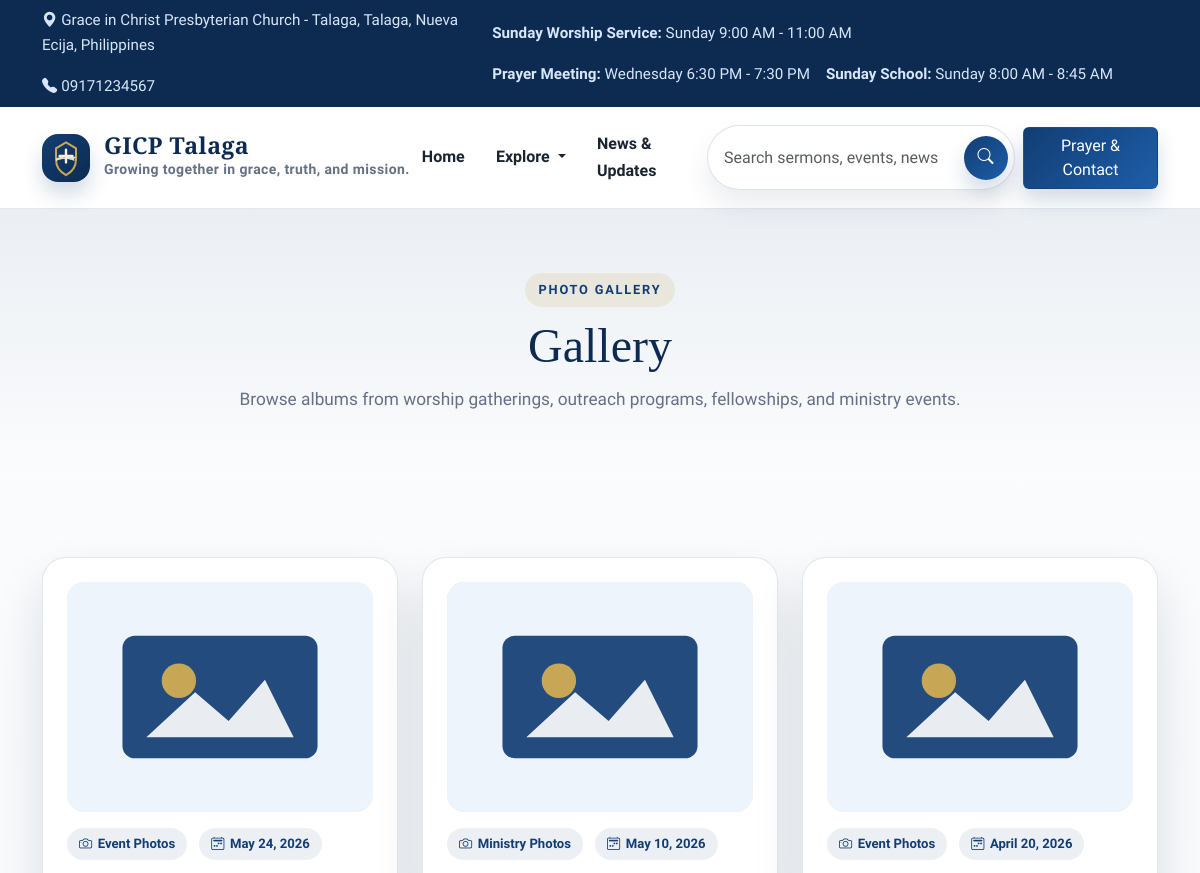
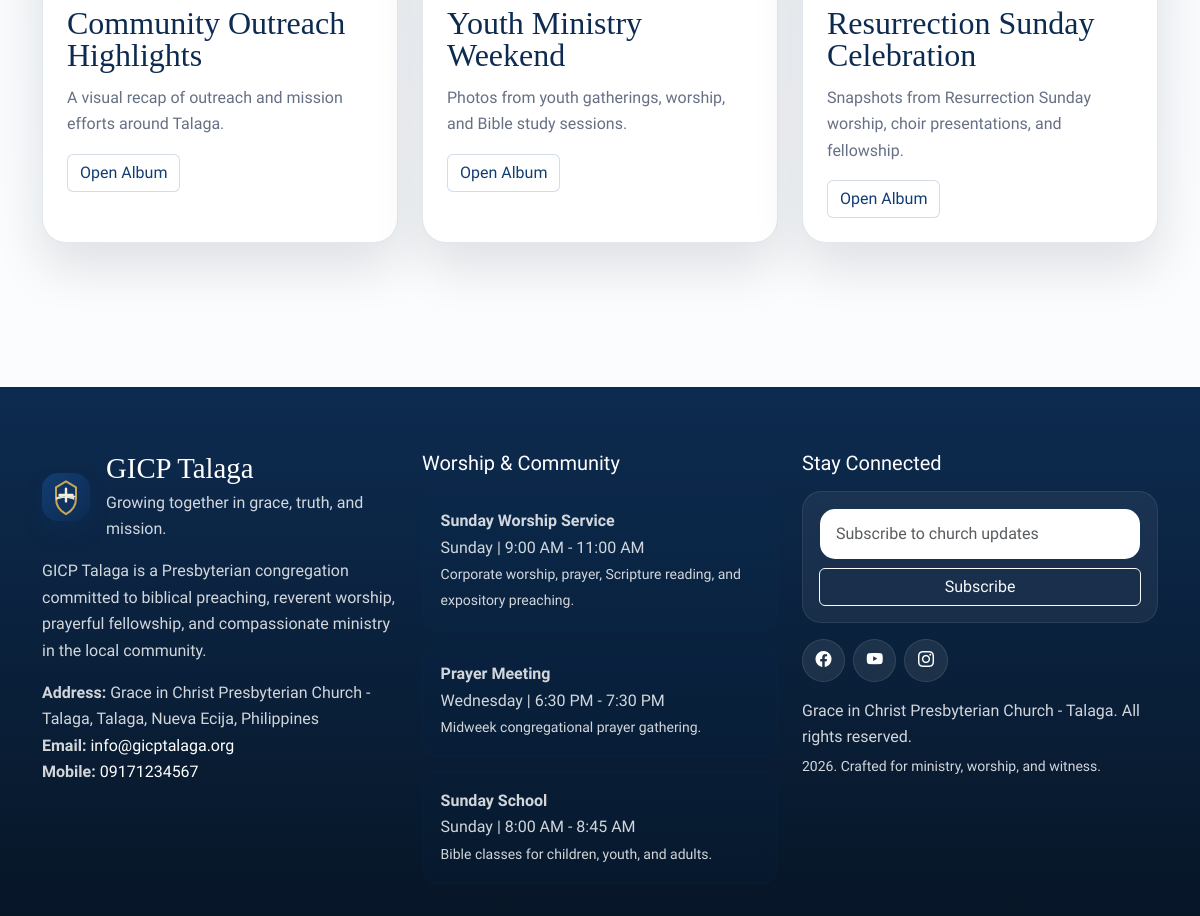
/index.php/site/gallery, run on the app's committed database (2 pictures, top to bottom).
### tables this page shows
CREATE TABLE `church_profile` (
  `id` INT UNSIGNED NOT NULL AUTO_INCREMENT,
  `church_name` VARCHAR(255) NOT NULL,
  `short_name` VARCHAR(120) NOT NULL,
  `tagline` VARCHAR(255) NULL,
  `logo` VARCHAR(255) NULL,
  `hero_image` VARCHAR(255) NULL,
  `welcome_message` LONGTEXT NULL,
  `brief_intro` LONGTEXT NULL,
  `history` LONGTEXT NULL,
  `mission` LONGTEXT NULL,
  `vision` LONGTEXT NULL,
  `core_values` LONGTEXT NULL,
  `statement_of_faith` LONGTEXT NULL,
  `address` VARCHAR(255) NULL,
  `email` VARCHAR(150) NULL,
  `mobile_number` VARCHAR(50) NULL,
  `landline` VARCHAR(50) NULL,
  `google_map_embed` LONGTEXT NULL,
  `facebook_url` VARCHAR(255) NULL,
  `youtube_url` VARCHAR(255) NULL,
  `instagram_url` VARCHAR(255) NULL,
  `prayer_cta_text` VARCHAR(255) NULL,
  `created_at` DATETIME NOT NULL,
  `updated_at` DATETIME NOT NULL,
  PRIMARY KEY (`id`)
);

CREATE TABLE `service_schedules` (
  `id` INT UNSIGNED NOT NULL AUTO_INCREMENT,
  `title` VARCHAR(150) NOT NULL,
  `day_name` VARCHAR(50) NOT NULL,
  `time_range` VARCHAR(80) NOT NULL,
  `description` VARCHAR(255) NULL,
  `display_order` INT NOT NULL DEFAULT 0,
  `is_visible` TINYINT(1) NOT NULL DEFAULT 1,
  `created_at` DATETIME NOT NULL,
  `updated_at` DATETIME NOT NULL,
  PRIMARY KEY (`id`)
);

CREATE TABLE `menu_items` (
  `id` INT UNSIGNED NOT NULL AUTO_INCREMENT,
  `label` VARCHAR(100) NOT NULL,
  `url` VARCHAR(255) NOT NULL,
  `icon` VARCHAR(80) NULL,
  `target` VARCHAR(20) NOT NULL DEFAULT '_self',
  `parent_id` INT UNSIGNED NULL,
  `sort_order` INT NOT NULL DEFAULT 0,
  `is_visible` TINYINT(1) NOT NULL DEFAULT 1,
  `created_at` DATETIME NOT NULL,
  `updated_at` DATETIME NOT NULL,
  PRIMARY KEY (`id`),
  CONSTRAINT `fk_menu_items_parent` FOREIGN KEY (`parent_id`) REFERENCES `menu_items`(`id`) ON DELETE SET NULL ON UPDATE CASCADE
);

CREATE TABLE `galleries` (
  `id` INT UNSIGNED NOT NULL AUTO_INCREMENT,
  `title` VARCHAR(255) NOT NULL,
  `slug` VARCHAR(200) NOT NULL,
  `description` LONGTEXT NULL,
  `cover_image` VARCHAR(255) NULL,
  `album_date` DATE NOT NULL,
  `category` VARCHAR(120) NULL,
  `is_featured` TINYINT(1) NOT NULL DEFAULT 0,
  `status` ENUM('draft', 'published', 'archived') NOT NULL DEFAULT 'published',
  `created_at` DATETIME NOT NULL,
  `updated_at` DATETIME NOT NULL,
  PRIMARY KEY (`id`),
  UNIQUE KEY `uk_galleries_slug` (`slug`)
);

### application/core/MY_Controller.php (called while the page is built, shortened)
<?php
class Site_Controller extends CI_Controller
{
	public $church_profile_model;
	public $daily_verse_model;
	public $service_schedule_model;
	public $setting_model;
	public $menu_model;
	protected $site_data = array();
	public function __construct()
	{
		$this->load->model(array(
			'church_profile_model',
			'daily_verse_model',
			'announcement_model',
			'event_model',
			'news_update_model',
			'ministry_model',
			'pastor_model',
			'sermon_model',
			'gallery_model',
			'visitor_log_model',
			'service_schedule_model'
		));
		$this->site_data = array(
			'settings' => $this->setting_model->get_keyed_settings(),
			'church_profile' => $this->church_profile_model->get_primary_profile(),
			'menu_items' => $this->menu_model->get_visible_menu(),
			'daily_verse' => $this->daily_verse_model->get_current_verse(),
			'service_schedules' => $this->service_schedule_model->get_public_schedules(),
		);
	}
	protected function render($view, $data = array())
	{
		$data = array_merge($this->site_data, $data);
		$this->load->view('site/layout/header', $data);
		$this->load->view($view, $data);
		$this->load->view('site/layout/footer', $data);
	}
}

### application/controllers/Site.php (called while the page is built, shortened)
<?php
class Site extends Site_Controller
{
	public function __construct()
	{
		parent::__construct();
	}
	public function gallery()
	{
		$this->render('site/gallery', array(
			'page_title' => 'Gallery',
			'galleries' => $this->gallery_model->get_published(),
		));
	}
}

### index.php (called while the page is built, shortened)
<?php
require_once BASEPATH.'core/CodeIgniter.php';

### application/helpers/app_helper.php (called while the page is built, shortened)
<?php
if (!function_exists('setting_value'))
{
	function setting_value($settings, $key, $default = '')
	{
		return isset($settings[$key]) && $settings[$key] !== '' ? $settings[$key] : $default;
	}
}
if (!function_exists('is_active_menu'))
{
	function is_active_menu($uri)
	{
		$ci = get_instance();
		$current = trim($ci->uri->uri_string(), '/');
		return $current === trim($uri, '/') ? 'active' : '';
	}
}
if (!function_exists('asset_url'))
{
	function asset_url($path)
	{
		return base_url('assets/'.ltrim($path, '/'));
	}
}
if (!function_exists('media_url'))
{
	function media_url($path, $fallback = 'images/placeholders/default.svg')
	{
		return base_url(ltrim($path, '/'));
	}
}
if (!function_exists('formatted_date'))
{
	function formatted_date($date, $format = 'F j, Y')
	{
		return date($format, strtotime($date));
	}
}
if (!function_exists('excerpt'))
{
	function excerpt($value, $limit = 150)
	{
		return character_limiter(strip_tags((string) $value), $limit);
	}
}

### application/models/Church_profile_model.php (called while the page is built, shortened)
<?php
class Church_profile_model extends MY_Model
{
	protected $table = 'church_profile';
	public function get_primary_profile()
	{
		$profile = $this->db->limit(1)->get($this->table)->row();
		if ($profile)
		{
			return $profile;
		}
		return (object) array(
			'church_name' => 'Grace in Christ Presbyterian Church - Talaga',
			'short_name' => 'GICP Talaga',
			'tagline' => '',
			'logo' => 'assets/images/logo.svg',
			'hero_image' => 'assets/images/hero-pattern.svg',
			'welcome_message' => '',
			'brief_intro' => '',
			'history' => '',
			'mission' => '',
			'vision' => '',
			'core_values' => '',
			'statement_of_faith' => '',
			'address' => '',
			'email' => '',
			'mobile_number' => '',
			'landline' => '',
			'google_map_embed' => '',
			'facebook_url' => '',
			'youtube_url' => '',
			'instagram_url' => '',
			'prayer_cta_text' => '',
		);
	}
}

### application/core/MY_Model.php (called while the page is built, shortened)
<?php
class MY_Model extends CI_Model
{
	protected $table = '';
	protected $order_by = 'id DESC';
	public function get_all($limit = NULL, $offset = 0)
	{
		if ($this->order_by)
		{
			$this->db->order_by($this->order_by);
		}
		return $this->db->get($this->table)->result();
	}
	public function get_by($where, $single = FALSE)
	{
		$query = $this->db->get_where($this->table, $where);
		return $single ? $query->row() : $query->result();
	}
	public function insert($data)
	{
		$this->db->insert($this->table, $data);
		return (int) $this->db->insert_id();
	}
}

### application/models/Service_schedule_model.php (called while the page is built, shortened)
<?php
class Service_schedule_model extends MY_Model
{
	public function get_public_schedules()
	{
		return $this->get_by(array('is_visible' => 1));
	}
}

### application/models/Menu_model.php (called while the page is built, shortened)
<?php
class Menu_model extends MY_Model
{
	public function get_visible_menu()
	{
		return $this->get_by(array('is_visible' => 1));
	}
}

### application/models/Gallery_model.php (called while the page is built, shortened)
<?php
class Gallery_model extends MY_Model
{
	protected $table = 'galleries';
	public function get_published($limit = NULL)
	{
		$this->db->from($this->table);
		$this->db->where('status', 'published');
		$this->db->order_by('album_date', 'DESC');
		return $this->db->get()->result();
	}
}

### application/views/site/gallery.php (the view, shortened to what this page needs)
<?php
$this->load->view('site/partials/page_header', compact('title', 'lead', 'eyebrow'));
?>
<section class="section-spacing">
	<div class="container">
		<div class="row g-4">
			<?php foreach ($galleries as $gallery): ?>
				<div class="col-md-6 col-xl-4">
					<div class="content-card h-100">
						<img class="card-media" src="<?php echo media_url($gallery->cover_image, 'images/placeholders/gallery.svg'); ?>" alt="<?php echo html_escape($gallery->title); ?>">
						<div class="detail-meta">
							<span class="content-badge"><i class="bi bi-camera"></i><?php echo html_escape($gallery->category); ?></span>
							<span class="content-badge"><i class="bi bi-calendar2-week"></i><?php echo formatted_date($gallery->album_date); ?></span>
						</div>
						<h2 class="card-title"><?php echo html_escape($gallery->title); ?></h2>
						<p class="card-text"><?php echo excerpt($gallery->description, 145); ?></p>
						<a class="btn btn-outline-church" href="<?php echo site_url('gallery/'.$gallery->slug); ?>">Open Album</a>
					</div>
				</div>
			<?php endforeach; ?>
		</div>
	</div>
</section>

### application/views/site/layout/header.php (shortened to what this page needs)
<!doctype html>
<html lang="en">
<head>
	<link href="https://cdn.jsdelivr.net/npm/bootstrap@5.3.3/dist/css/bootstrap.min.css" rel="stylesheet">
	<link href="https://cdn.jsdelivr.net/npm/bootstrap-icons@1.11.3/font/bootstrap-icons.css" rel="stylesheet">
	<link rel="stylesheet" href="<?php echo asset_url('css/site.css'); ?>">
</head>
<body>
<div class="site-topbar py-2">
	<div class="container d-flex flex-column flex-lg-row justify-content-between gap-2 align-items-lg-center">
		<div class="d-flex flex-wrap gap-3">
			<span><i class="bi bi-geo-alt-fill me-1"></i><?php echo html_escape($church_profile->address); ?></span>
			<span><i class="bi bi-telephone-fill me-1"></i><?php echo html_escape($church_profile->mobile_number); ?></span>
		</div>
		<div class="d-flex flex-wrap gap-3 align-items-center">
			<?php foreach ($service_schedules as $schedule): ?>
				<span><strong><?php echo html_escape($schedule->title); ?>:</strong> <?php echo html_escape($schedule->day_name.' '.$schedule->time_range); ?></span>
			<?php endforeach; ?>
		</div>
	</div>
</div>
<nav class="navbar navbar-expand-xl sticky-top">
	<div class="container">
		<?php
		$dropdown_urls = array('about-us', 'pastors', 'ministries', 'sermons', 'events', 'gallery', 'contact');
		$dropdown_items = array();
		$dropdown_active = FALSE;
		foreach ($menu_items as $menu_item)
		{
			if (in_array(trim($menu_item->url, '/'), $dropdown_urls, TRUE))
			{
				$dropdown_items[] = $menu_item;
			}
		}
		?>
		<a class="navbar-brand" href="<?php echo base_url(); ?>">
			<img class="brand-mark" src="<?php echo media_url($church_profile->logo, 'images/logo.svg'); ?>" alt="<?php echo html_escape($church_profile->short_name); ?> logo">
			<span>
				<span class="brand-title d-block"><?php echo html_escape($church_profile->short_name); ?></span>
				<span class="brand-subtitle d-block"><?php echo html_escape($church_profile->tagline); ?></span>
			</span>
		</a>
		<div class="collapse navbar-collapse" id="siteNav">
			<ul class="navbar-nav ms-auto align-items-xl-center gap-xl-1 mb-3 mb-xl-0">
				<?php $dropdown_rendered = FALSE; ?>
				<?php foreach ($menu_items as $menu_item): ?>
					<?php if (in_array(trim($menu_item->url, '/'), $dropdown_urls, TRUE)): ?>
						<?php if (!$dropdown_rendered && !empty($dropdown_items)): ?>
							<li class="nav-item dropdown">
								<a class="nav-link dropdown-toggle <?php echo $dropdown_active ? 'active' : ''; ?>" href="#" id="headerExploreDropdown" role="button" data-bs-toggle="dropdown" aria-expanded="false">
									Explore
								</a>
							</li>
							<?php $dropdown_rendered = TRUE; ?>
						<?php endif; ?>
						<?php continue; ?>
					<?php endif; ?>
					<li class="nav-item">
						<a class="nav-link <?php echo is_active_menu($menu_item->url); ?>" target="<?php echo html_escape($menu_item->target); ?>" href="<?php echo base_url(ltrim($menu_item->url, '/')); ?>"><?php echo html_escape($menu_item->label); ?></a>
					</li>
				<?php endforeach; ?>
			</ul>
			<div class="nav-actions d-flex flex-column flex-xl-row gap-2 align-items-xl-center ms-xl-3">
				<form class="search-form navbar-search" action="<?php echo site_url('search'); ?>" method="get" role="search">
					<div class="search-shell">
						<input id="navSearch" class="form-control" type="search" name="q" placeholder="Search sermons, events, news" aria-label="Search website">
						<button class="search-submit" type="submit" aria-label="Submit search">
							<i class="bi bi-search"></i>
						</button>
					</div>
				</form>
				<a class="btn btn-church" href="<?php echo site_url('contact'); ?>">Prayer & Contact</a>
			</div>
		</div>
	</div>
</nav>
<main id="main-content">

### application/views/site/partials/page_header.php
<section class="page-hero">
	<div class="container">
		<div class="row justify-content-center">
			<div class="col-lg-10 text-center">
				<span class="eyebrow"><?php echo isset($eyebrow) ? html_escape($eyebrow) : 'Grace in Christ Presbyterian Church'; ?></span>
				<h1 class="section-title"><?php echo html_escape($title); ?></h1>
				<?php if (!empty($lead)): ?>
					<p class="section-lead mx-auto"><?php echo html_escape($lead); ?></p>
				<?php endif; ?>
			</div>
		</div>
	</div>
</section>

### application/views/site/layout/footer.php (shortened to what this page needs)
</main>
<footer class="site-footer">
	<div class="container">
		<div class="row g-4 align-items-start">
			<div class="col-lg-4">
				<div class="d-flex align-items-center gap-3 mb-3">
					<img class="brand-mark" src="<?php echo media_url($church_profile->logo, 'images/logo.svg'); ?>" alt="<?php echo html_escape($church_profile->short_name); ?> logo">
					<div>
						<h2 class="footer-title mb-1"><?php echo html_escape($church_profile->short_name); ?></h2>
						<p class="mb-0"><?php echo html_escape($church_profile->tagline); ?></p>
					</div>
				</div>
				<p><?php echo html_escape($church_profile->brief_intro); ?></p>
				<p class="mb-0"><strong>Address:</strong> <?php echo html_escape($church_profile->address); ?></p>
				<p class="mb-0"><strong>Email:</strong> <a href="mailto:<?php echo html_escape($church_profile->email); ?>"><?php echo html_escape($church_profile->email); ?></a></p>
				<p><strong>Mobile:</strong> <a href="tel:<?php echo html_escape($church_profile->mobile_number); ?>"><?php echo html_escape($church_profile->mobile_number); ?></a></p>
			</div>
			<div class="col-lg-4">
				<h3 class="h5 text-white mb-3">Worship & Community</h3>
				<ul class="schedule-list">
					<?php foreach ($service_schedules as $schedule): ?>
						<li>
							<strong><?php echo html_escape($schedule->title); ?></strong><br>
							<span><?php echo html_escape($schedule->day_name.' | '.$schedule->time_range); ?></span><br>
							<small><?php echo html_escape($schedule->description); ?></small>
						</li>
					<?php endforeach; ?>
				</ul>
			</div>
			<div class="col-lg-4">
				<h3 class="h5 text-white mb-3">Stay Connected</h3>
				<div class="footer-newsletter mb-3">
					<form action="<?php echo site_url('newsletter-subscribe'); ?>" method="post" class="row g-2">
						<div class="col-12">
							<input id="footerEmail" class="form-control" type="email" name="email" placeholder="Subscribe to church updates" required>
						</div>
						<div class="col-12">
							<button class="btn btn-outline-light w-100" type="submit">Subscribe</button>
						</div>
					</form>
				</div>
				<div class="d-flex flex-wrap gap-2 mb-3">
					<?php if (!empty($church_profile->facebook_url)): ?><a class="social-chip" href="<?php echo html_escape($church_profile->facebook_url); ?>" target="_blank" rel="noreferrer" aria-label="Facebook"><i class="bi bi-facebook"></i></a><?php endif; ?>
					<?php if (!empty($church_profile->youtube_url)): ?><a class="social-chip" href="<?php echo html_escape($church_profile->youtube_url); ?>" target="_blank" rel="noreferrer" aria-label="YouTube"><i class="bi bi-youtube"></i></a><?php endif; ?>
					<?php if (!empty($church_profile->instagram_url)): ?><a class="social-chip" href="<?php echo html_escape($church_profile->instagram_url); ?>" target="_blank" rel="noreferrer" aria-label="Instagram"><i class="bi bi-instagram"></i></a><?php endif; ?>
				</div>
				<p class="mb-1"><?php echo html_escape(setting_value($settings, 'footer_text', 'Grace in Christ Presbyterian Church - Talaga.')); ?></p>
				<p class="mb-0 small"><?php echo date('Y'); ?>. Crafted for ministry, worship, and witness.</p>
			</div>
		</div>
	</div>
</footer>
</body>
</html>

### data on the page
church_profile: address "Grace in Christ Presbyterian Church - Talaga, Talaga, Nueva Ecija, Philippines", mobile_number "09171234567", logo (picture), short_name "GICP Talaga", tagline "Growing together in grace, truth, and mission.", brief_intro "GICP Talaga is a Presbyterian congregation committed to biblical preaching, reverent worship, prayerful fellowship, and compassionate ministry in the local community.", email "info@gicptalaga.org"
service_schedules: title "Sunday Worship Service", day_name+time_range "Sunday 9:00 AM - 11:00 AM", day_name+time_range "Sunday | 9:00 AM - 11:00 AM", description "Corporate worship, prayer, Scripture reading, and expository preaching."
service_schedules: title "Prayer Meeting", day_name+time_range "Wednesday 6:30 PM - 7:30 PM", day_name+time_range "Wednesday | 6:30 PM - 7:30 PM", description "Midweek congregational prayer gathering."
service_schedules: title "Sunday School", day_name+time_range "Sunday 8:00 AM - 8:45 AM", day_name+time_range "Sunday | 8:00 AM - 8:45 AM", description "Bible classes for children, youth, and adults."
menu_items: label "Home"
menu_items: label "News & Updates"
menu_items: label "Gallery"
galleries: cover_image (picture), category "Event Photos", album_date "May 24, 2026", title "Community Outreach Highlights", description "A visual recap of outreach and mission efforts around Talaga."
galleries: cover_image (picture), category "Ministry Photos", album_date "May 10, 2026", title "Youth Ministry Weekend", description "Photos from youth gatherings, worship, and Bible study sessions."
galleries: cover_image (picture), category "Event Photos", album_date "April 20, 2026", title "Resurrection Sunday Celebration", description "Snapshots from Resurrection Sunday worship, choir presentations, and fellowship."

### other printed values
$eyebrow "PHOTO GALLERY"
$lead "Browse albums from worship gatherings, outreach programs, fellowships, and ministry events."
